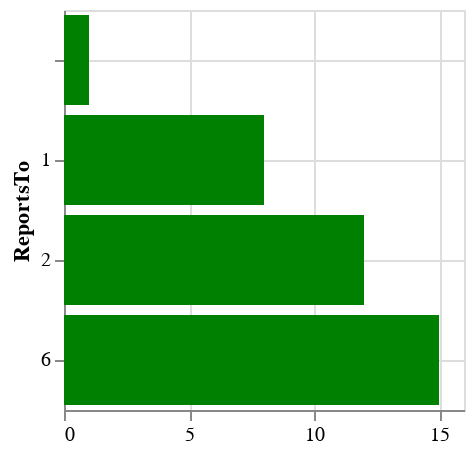

Notebook code cell kept with this figure:
### Code cell
%XVEGA_PLOT X_FIELD EmployeeId Y_FIELD ReportsTo TYPE ordinal MARK bar COLOR green WIDTH 200 HEIGHT 200 <> SELECT EmployeeId, ReportsTo FROM employees

### Figure 1 — Vega-Lite specification as saved in the notebook (floating-point values rounded to 4 significant figures)
{"$schema": "https://vega.github.io/schema/vega-lite/v4.json", "config": {"axis": {"grid": true}}, "data": {"values": [{"EmployeeId": "name", "ReportsTo": "name"}, {"EmployeeId": "1", "ReportsTo": ""}, {"EmployeeId": "2", "ReportsTo": "1"}, {"EmployeeId": "6", "ReportsTo": "1"}, {"EmployeeId": "3", "ReportsTo": "2"}, {"EmployeeId": "4", "ReportsTo": "2"}, {"EmployeeId": "5", "ReportsTo": "2"}, {"EmployeeId": "7", "ReportsTo": "6"}, {"EmployeeId": "8", "ReportsTo": "6"}]}, "encoding": {"x": {"axis": {"title": []}, "field": "EmployeeId", "type": "quantitative"}, "y": {"field": "ReportsTo", "type": "ordinal"}}, "height": 200, "mark": {"color": "green", "type": "bar"}, "width": 200}
